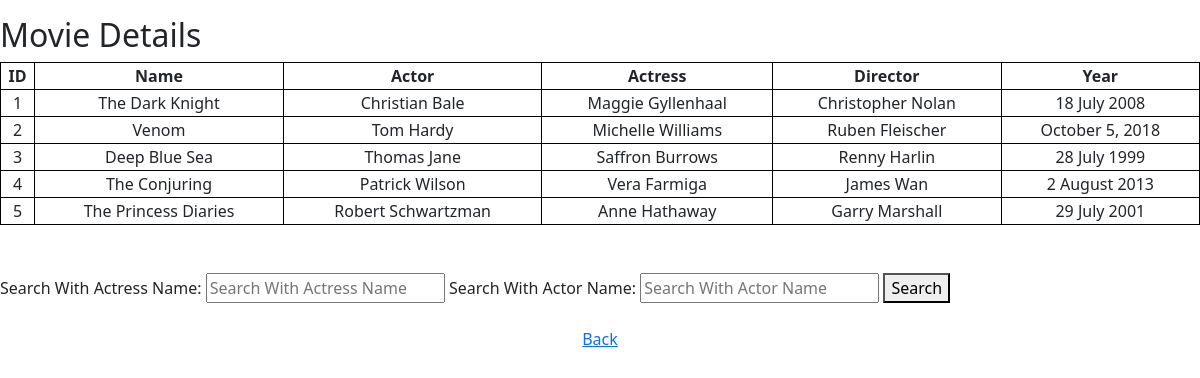
The page /home on the database its author committed.
### tables this page shows
CREATE TABLE Movies (id INTEGER PRIMARY KEY AUTOINCREMENT,name text NOT NULL,actor text NOT NULL,actress text NOT NULL,director text NOT NULL,year text NOT NULL);

### app.py (the view)
@app.route("/home", methods=["POST" , "GET"])
def home():
    if request.method == 'POST':
        name1 = request.form.get("name")
        actor1 = request.form.get("actor")
        actress1 = request.form.get("actress")
        director1 = request.form.get("director")
        year1 = request.form.get("year")
        conn1 = sqlite3.connect('movie.db')
        c = conn1.cursor()
        c.execute(" INSERT INTO Movies(name,actor,actress,director,year) VALUES(?,?,?,?,?);",(name1,actor1,actress1,director1,year1))
        c.execute("SELECT * FROM Movies")
        items = c.fetchall()
        conn1.commit()
        conn1.close()
        return render_template("table.html",items=items)
    else:
        conn1 = sqlite3.connect('movie.db')
        c = conn1.cursor()
        c.execute("SELECT * FROM Movies")
        items = c.fetchall()
        conn1.commit()
        conn1.close()
        return render_template("table.html", items=items)

### templates/table.html (shortened to what this page needs)
<!DOCTYPE html>
<html>
<head>
  <link href="https://cdn.jsdelivr.net/npm/bootstrap@5.1.3/dist/css/bootstrap.min.css" rel="stylesheet">
</head>
<body>
<div class="pt-3 pl-2">
<h2>Movie Details</h2>
<table style="width:100%">
  <tr>
    <th>ID</th>
    <th>Name</th>
    <th>Actor</th>
    <th>Actress</th>
    <th>Director</th>
    <th>Year</th>
  </tr>
    {% for item in items %}
  <tr>
    <td>{{item[0]}}</td>
    <td>{{item[1]}}</td>
    <td>{{item[2]}}</td>
    <td>{{item[3]}}</td>
    <td>{{item[4]}}</td>
    <td>{{item[5]}}</td>
  </tr>
    {% endfor %}
</table>
</div>
<br><br>
<form action="{{ url_for("search")}}" method="post">
<label for="Search With Actress Name">Search With Actress Name:</label>
<input type="text" id="actress" name="actress" placeholder="Search With Actress Name">
<label for="Search With Actor Name">Search With Actor Name:</label>
<input type="text" id="actor" name="actor" placeholder="Search With Actor Name">
    <button type="search">Search</button>
</form>
<br>
<div class="container text-center bg-blue">
<a href="/" type="button">Back</a>
<br><br>
</div>
</body>
</html>

### templates/table.html (style rules this page uses)
table, th, td { border:1px solid black; text-align: center; }

### rows shown on the page
Movies: id "1", name "The Dark Knight", actor "Christian Bale", actress "Maggie Gyllenhaal", director "Christopher Nolan", year "18 July 2008"
Movies: id "2", name "Venom", actor "Tom Hardy", actress "Michelle Williams", director "Ruben Fleischer", year "October 5, 2018"
Movies: id "3", name "Deep Blue Sea", actor "Thomas Jane", actress "Saffron Burrows", director "Renny Harlin", year "28 July 1999"
Movies: id "4", name "The Conjuring", actor "Patrick Wilson", actress "Vera Farmiga", director "James Wan", year "2 August 2013"
Movies: id "5", name "The Princess Diaries", actor "Robert Schwartzman", actress "Anne Hathaway", director "Garry Marshall", year "29 July 2001"
